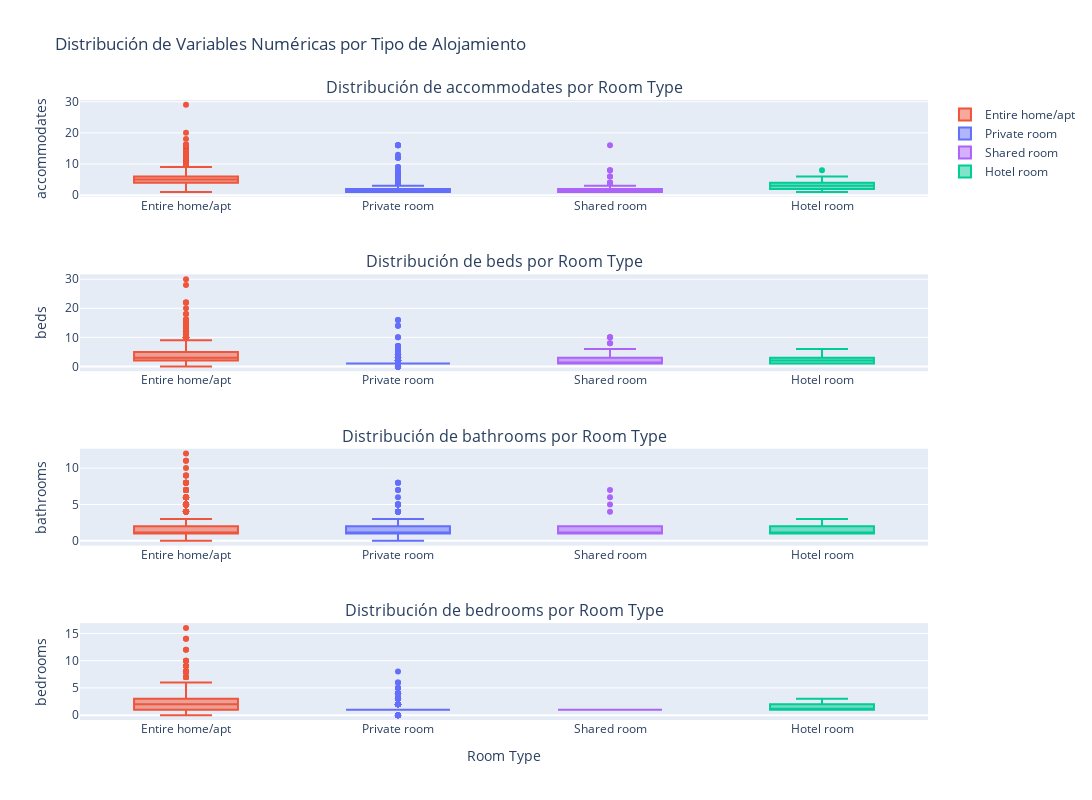

Notebook code for this chart:
### Markdown cell above
Comparación room_types con 'accommodates', 'beds', 'bathrooms','bedrooms'

### Code cell
import plotly.express as px
import pandas as pd
from plotly.subplots import make_subplots
import plotly.graph_objects as go

# Variables numéricas a comparar
num_vars = ['accommodates', 'beds', 'bathrooms','bedrooms']

# Obtener el orden de room_type y los room_types únicos
if 'df_us' in locals() and 'room_type' in df_us.columns:
    room_type_order = df_us['room_type'].value_counts().index.tolist()
    all_room_types = df_us['room_type'].unique()
elif 'df_us' in locals() and 'room_type' in df_us.columns:
    room_type_order = df_us['room_type'].value_counts().index.tolist()
    all_room_types = df_us['room_type'].unique()
else:
    print("La columna 'room_type' no se encuentra en los DataFrames disponibles.")
    exit()

# Definir un mapa de colores consistente para cada room_type
color_map = {rt: px.colors.qualitative.Plotly[i % len(px.colors.qualitative.Plotly)]
             for i, rt in enumerate(all_room_types)}

fig = make_subplots(rows=len(num_vars), cols=1,
                    subplot_titles=[f'Distribución de {var} por Room Type' for var in num_vars])

for i, var in enumerate(num_vars):
    if 'df_us' in locals() and 'room_type' in df_us.columns and room_type_order:
        for room_type in room_type_order:
            subset_df = df_us[df_us['room_type'] == room_type]
            fig.add_trace(go.Box(y=subset_df[var], x=[room_type] * len(subset_df),
                                 name=room_type,
                                 marker_color=color_map[room_type],
                                 showlegend=(i == 0)),
                          row=i + 1, col=1)
    elif 'df_us' in locals() and 'room_type' in df_us.columns and room_type_order:
        for room_type in room_type_order:
            subset_df = df_us[df_us['room_type'] == room_type]
            fig.add_trace(go.Box(y=subset_df[var], x=[room_type] * len(subset_df),
                                 name=room_type,
                                 marker_color=color_map[room_type],
                                 showlegend=(i == 0)),
                          row=i + 1, col=1)

fig.update_layout(title_text='Distribución de Variables Numéricas por Tipo de Alojamiento', height=200 * len(num_vars))
fig.update_xaxes(title_text='Room Type', row=len(num_vars), col=1)

for i, var in enumerate(num_vars):
    fig.update_yaxes(title_text=var, row=i + 1, col=1)

fig.update_layout(width=1200, height=800)

fig.show()

### Figure 1 — Plotly figure (JSON) as saved in the notebook; plotly's stock layout.template omitted (floating-point values rounded to 4 significant figures; data arrays with more than 128 entries replaced by an {"elided": "..."} marker saying what was removed)
{"data": [{"marker": {"color": "#EF553B"}, "name": "Entire home/apt", "showlegend": true, "type": "box", "x": {"elided": "4780 str values"}, "xaxis": "x", "y": {"elided": "4780 int values"}, "yaxis": "y"}, {"marker": {"color": "#636EFA"}, "name": "Private room", "showlegend": true, "type": "box", "x": {"elided": "1875 str values"}, "xaxis": "x", "y": {"elided": "1875 int values"}, "yaxis": "y"}, {"marker": {"color": "#AB63FA"}, "name": "Shared room", "showlegend": true, "type": "box", "x": ["Shared room", "Shared room", "Shared room", "Shared room", "Shared room", "Shared room", "Shared room", "Shared room", "Shared room", "Shared room", "Shared room", "Shared room", "Shared room", "Shared room", "Shared room", "Shared room", "Shared room", "Shared room", "Shared room", "Shared room", "Shared room", "Shared room", "Shared room", "Shared room", "Shared room", "Shared room", "Shared room", "Shared room", "Shared room", "Shared room", "Shared room", "Shared room", "Shared room", "Shared room", "Shared room", "Shared room", "Shared room", "Shared room", "Shared room", "Shared room", "Shared room", "Shared room", "Shared room"], "xaxis": "x", "y": [2, 1, 2, 2, 4, 1, 2, 2, 2, 6, 4, 1, 2, 1, 2, 3, 1, 1, 2, 2, 1, 1, 1, 2, 1, 1, 1, 1, 2, 8, 6, 8, 1, 4, 2, 1, 1, 2, 2, 1, 4, 1, 16], "yaxis": "y"}, {"marker": {"color": "#00CC96"}, "name": "Hotel room", "showlegend": true, "type": "box", "x": ["Hotel room", "Hotel room", "Hotel room", "Hotel room", "Hotel room", "Hotel room", "Hotel room", "Hotel room", "Hotel room", "Hotel room", "Hotel room", "Hotel room", "Hotel room", "Hotel room", "Hotel room", "Hotel room", "Hotel room", "Hotel room", "Hotel room", "Hotel room", "Hotel room", "Hotel room", "Hotel room", "Hotel room", "Hotel room", "Hotel room", "Hotel room", "Hotel room", "Hotel room", "Hotel room", "Hotel room", "Hotel room", "Hotel room", "Hotel room", "Hotel room"], "xaxis": "x", "y": [6, 4, 1, 2, 2, 4, 6, 6, 6, 5, 2, 4, 2, 2, 3, 2, 3, 4, 8, 6, 3, 2, 2, 2, 2, 3, 2, 5, 4, 2, 2, 2, 2, 4, 2], "yaxis": "y"}, {"marker": {"color": "#EF553B"}, "name": "Entire home/apt", "showlegend": false, "type": "box", "x": {"elided": "4780 str values"}, "xaxis": "x2", "y": {"elided": "4780 float values"}, "yaxis": "y2"}, {"marker": {"color": "#636EFA"}, "name": "Private room", "showlegend": false, "type": "box", "x": {"elided": "1875 str values"}, "xaxis": "x2", "y": {"elided": "1875 float values"}, "yaxis": "y2"}, {"marker": {"color": "#AB63FA"}, "name": "Shared room", "showlegend": false, "type": "box", "x": ["Shared room", "Shared room", "Shared room", "Shared room", "Shared room", "Shared room", "Shared room", "Shared room", "Shared room", "Shared room", "Shared room", "Shared room", "Shared room", "Shared room", "Shared room", "Shared room", "Shared room", "Shared room", "Shared room", "Shared room", "Shared room", "Shared room", "Shared room", "Shared room", "Shared room", "Shared room", "Shared room", "Shared room", "Shared room", "Shared room", "Shared room", "Shared room", "Shared room", "Shared room", "Shared room", "Shared room", "Shared room", "Shared room", "Shared room", "Shared room", "Shared room", "Shared room", "Shared room"], "xaxis": "x2", "y": [1.0, 2.0, 2.0, 2.0, 1.0, 8.0, 1.0, 1.0, 1.0, 6.0, 4.0, 1.0, 1.0, 1.0, 1.0, 3.0, 1.0, 1.0, 2.0, 1.0, 3.0, 1.0, 1.0, 1.0, 1.0, 1.0, 1.0, 1.0, 2.0, 8.0, 6.0, 10.0, 1.0, 4.0, 1.0, 1.0, 1.0, 1.0, 2.0, 1.0, 3.0, 10.0, 10.0], "yaxis": "y2"}, {"marker": {"color": "#00CC96"}, "name": "Hotel room", "showlegend": false, "type": "box", "x": ["Hotel room", "Hotel room", "Hotel room", "Hotel room", "Hotel room", "Hotel room", "Hotel room", "Hotel room", "Hotel room", "Hotel room", "Hotel room", "Hotel room", "Hotel room", "Hotel room", "Hotel room", "Hotel room", "Hotel room", "Hotel room", "Hotel room", "Hotel room", "Hotel room", "Hotel room", "Hotel room", "Hotel room", "Hotel room", "Hotel room", "Hotel room", "Hotel room", "Hotel room", "Hotel room", "Hotel room", "Hotel room", "Hotel room", "Hotel room", "Hotel room"], "xaxis": "x2", "y": [2.0, 2.0, 1.0, 2.0, 1.0, 4.0, 3.0, 3.0, 5.0, 5.0, 2.0, 4.0, 2.0, 1.0, 1.0, 2.0, 1.0, 2.0, 6.0, 6.0, 3.0, 2.0, 1.0, 1.0, 1.0, 3.0, 1.0, 5.0, 4.0, 1.0, 2.0, 1.0, 2.0, 1.0, 1.0], "yaxis": "y2"}, {"marker": {"color": "#EF553B"}, "name": "Entire home/apt", "showlegend": false, "type": "box", "x": {"elided": "4780 str values"}, "xaxis": "x3", "y": {"elided": "4780 float values"}, "yaxis": "y3"}, {"marker": {"color": "#636EFA"}, "name": "Private room", "showlegend": false, "type": "box", "x": {"elided": "1875 str values"}, "xaxis": "x3", "y": {"elided": "1875 float values"}, "yaxis": "y3"}, {"marker": {"color": "#AB63FA"}, "name": "Shared room", "showlegend": false, "type": "box", "x": ["Shared room", "Shared room", "Shared room", "Shared room", "Shared room", "Shared room", "Shared room", "Shared room", "Shared room", "Shared room", "Shared room", "Shared room", "Shared room", "Shared room", "Shared room", "Shared room", "Shared room", "Shared room", "Shared room", "Shared room", "Shared room", "Shared room", "Shared room", "Shared room", "Shared room", "Shared room", "Shared room", "Shared room", "Shared room", "Shared room", "Shared room", "Shared room", "Shared room", "Shared room", "Shared room", "Shared room", "Shared room", "Shared room", "Shared room", "Shared room", "Shared room", "Shared room", "Shared room"], "xaxis": "x3", "y": [1.0, 2.0, 1.0, 2.0, 1.0, 1.0, 1.0, 1.0, 1.0, 1.0, 4.0, 1.0, 2.0, 2.0, 1.0, 1.0, 1.0, 2.0, 1.0, 1.0, 1.0, 1.0, 1.0, 1.0, 2.0, 1.0, 1.0, 1.0, 1.0, 7.0, 6.0, 2.0, 2.0, 5.0, 1.0, 1.0, 1.0, 1.0, 2.0, 1.0, 2.0, 2.0, 2.0], "yaxis": "y3"}, {"marker": {"color": "#00CC96"}, "name": "Hotel room", "showlegend": false, "type": "box", "x": ["Hotel room", "Hotel room", "Hotel room", "Hotel room", "Hotel room", "Hotel room", "Hotel room", "Hotel room", "Hotel room", "Hotel room", "Hotel room", "Hotel room", "Hotel room", "Hotel room", "Hotel room", "Hotel room", "Hotel room", "Hotel room", "Hotel room", "Hotel room", "Hotel room", "Hotel room", "Hotel room", "Hotel room", "Hotel room", "Hotel room", "Hotel room", "Hotel room", "Hotel room", "Hotel room", "Hotel room", "Hotel room", "Hotel room", "Hotel room", "Hotel room"], "xaxis": "x3", "y": [1.0, 2.0, 3.0, 1.0, 1.0, 1.0, 2.0, 2.0, 2.0, 2.0, 1.0, 2.0, 2.0, 1.0, 1.0, 1.0, 1.0, 1.0, 2.0, 2.0, 3.0, 1.0, 1.0, 1.0, 1.0, 1.0, 1.0, 1.0, 1.0, 1.0, 1.0, 1.0, 1.0, 1.0, 1.0], "yaxis": "y3"}, {"marker": {"color": "#EF553B"}, "name": "Entire home/apt", "showlegend": false, "type": "box", "x": {"elided": "4780 str values"}, "xaxis": "x4", "y": {"elided": "4780 float values"}, "yaxis": "y4"}, {"marker": {"color": "#636EFA"}, "name": "Private room", "showlegend": false, "type": "box", "x": {"elided": "1875 str values"}, "xaxis": "x4", "y": {"elided": "1875 float values"}, "yaxis": "y4"}, {"marker": {"color": "#AB63FA"}, "name": "Shared room", "showlegend": false, "type": "box", "x": ["Shared room", "Shared room", "Shared room", "Shared room", "Shared room", "Shared room", "Shared room", "Shared room", "Shared room", "Shared room", "Shared room", "Shared room", "Shared room", "Shared room", "Shared room", "Shared room", "Shared room", "Shared room", "Shared room", "Shared room", "Shared room", "Shared room", "Shared room", "Shared room", "Shared room", "Shared room", "Shared room", "Shared room", "Shared room", "Shared room", "Shared room", "Shared room", "Shared room", "Shared room", "Shared room", "Shared room", "Shared room", "Shared room", "Shared room", "Shared room", "Shared room", "Shared room", "Shared room"], "xaxis": "x4", "y": [1.0, 1.0, 1.0, 1.0, 1.0, 1.0, 1.0, 1.0, 1.0, 1.0, 1.0, 1.0, 1.0, 1.0, 1.0, 1.0, 1.0, 1.0, 1.0, 1.0, 1.0, 1.0, 1.0, 1.0, 1.0, 1.0, 1.0, 1.0, 1.0, 1.0, 1.0, 1.0, 1.0, 1.0, 1.0, 1.0, 1.0, 1.0, 1.0, 1.0, 1.0, 1.0, 1.0], "yaxis": "y4"}, {"marker": {"color": "#00CC96"}, "name": "Hotel room", "showlegend": false, "type": "box", "x": ["Hotel room", "Hotel room", "Hotel room", "Hotel room", "Hotel room", "Hotel room", "Hotel room", "Hotel room", "Hotel room", "Hotel room", "Hotel room", "Hotel room", "Hotel room", "Hotel room", "Hotel room", "Hotel room", "Hotel room", "Hotel room", "Hotel room", "Hotel room", "Hotel room", "Hotel room", "Hotel room", "Hotel room", "Hotel room", "Hotel room", "Hotel room", "Hotel room", "Hotel room", "Hotel room", "Hotel room", "Hotel room", "Hotel room", "Hotel room", "Hotel room"], "xaxis": "x4", "y": [2.0, 2.0, 1.0, 1.0, 1.0, 1.0, 2.0, 2.0, 3.0, 3.0, 1.0, 2.0, 1.0, 1.0, 1.0, 1.0, 1.0, 1.0, 3.0, 2.0, 1.0, 1.0, 1.0, 1.0, 1.0, 1.0, 1.0, 2.0, 1.0, 1.0, 1.0, 1.0, 1.0, 1.0, 1.0], "yaxis": "y4"}], "layout": {"annotations": [{"font": {"size": 16}, "showarrow": false, "text": "Distribución de accommodates por Room Type", "x": 0.5, "xanchor": "center", "xref": "paper", "y": 1, "yanchor": "bottom", "yref": "paper"}, {"font": {"size": 16}, "showarrow": false, "text": "Distribución de beds por Room Type", "x": 0.5, "xanchor": "center", "xref": "paper", "y": 0.7188, "yanchor": "bottom", "yref": "paper"}, {"font": {"size": 16}, "showarrow": false, "text": "Distribución de bathrooms por Room Type", "x": 0.5, "xanchor": "center", "xref": "paper", "y": 0.4375, "yanchor": "bottom", "yref": "paper"}, {"font": {"size": 16}, "showarrow": false, "text": "Distribución de bedrooms por Room Type", "x": 0.5, "xanchor": "center", "xref": "paper", "y": 0.1562, "yanchor": "bottom", "yref": "paper"}], "height": 800, "title": {"text": "Distribución de Variables Numéricas por Tipo de Alojamiento"}, "width": 1200, "xaxis": {"anchor": "y", "domain": [0, 1]}, "xaxis2": {"anchor": "y2", "domain": [0, 1]}, "xaxis3": {"anchor": "y3", "domain": [0, 1]}, "xaxis4": {"anchor": "y4", "domain": [0, 1], "title": {"text": "Room Type"}}, "yaxis": {"anchor": "x", "domain": [0.8438, 1], "title": {"text": "accommodates"}}, "yaxis2": {"anchor": "x2", "domain": [0.5625, 0.7188], "title": {"text": "beds"}}, "yaxis3": {"anchor": "x3", "domain": [0.2812, 0.4375], "title": {"text": "bathrooms"}}, "yaxis4": {"anchor": "x4", "domain": [0, 0.1562], "title": {"text": "bedrooms"}}}}
